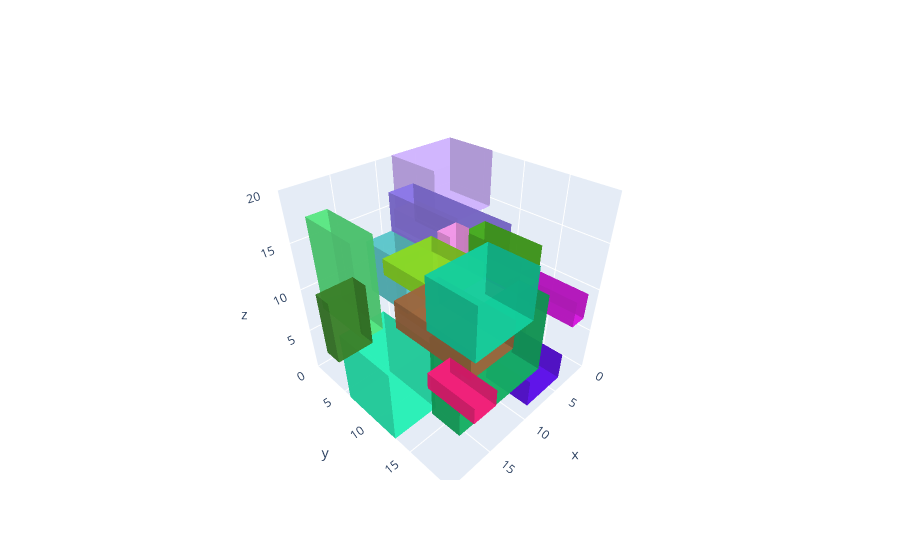

Here is the notebook cell this chart was saved with:
### Code cell
plot_configuration_3d_interactive(population[0], items)

### Figure 1 — Plotly figure (JSON) as saved in the notebook; plotly's stock layout.template omitted (floating-point values rounded to 4 significant figures)
{"data": [{"color": "#D515DE", "flatshading": true, "i": [7, 0, 0, 0, 4, 4, 6, 6, 4, 0, 3, 2], "j": [3, 4, 1, 2, 5, 6, 5, 2, 0, 1, 6, 3], "k": [0, 7, 2, 3, 6, 7, 1, 1, 5, 5, 7, 6], "name": "y", "opacity": 0.8, "showscale": false, "type": "mesh3d", "x": [0, 0, 2, 2, 0, 0, 2, 2], "y": [7, 19, 19, 7, 7, 19, 19, 7], "z": [6, 6, 6, 6, 9, 9, 9, 9]}, {"color": "#EED2B7", "flatshading": true, "i": [7, 0, 0, 0, 4, 4, 6, 6, 4, 0, 3, 2], "j": [3, 4, 1, 2, 5, 6, 5, 2, 0, 1, 6, 3], "k": [0, 7, 2, 3, 6, 7, 1, 1, 5, 5, 7, 6], "name": "y", "opacity": 0.8, "showscale": false, "type": "mesh3d", "x": [4, 4, 11, 11, 4, 4, 11, 11], "y": [3, 15, 15, 3, 3, 15, 15, 3], "z": [4, 4, 4, 4, 8, 8, 8, 8]}, {"color": "#CFB3FD", "flatshading": true, "i": [7, 0, 0, 0, 4, 4, 6, 6, 4, 0, 3, 2], "j": [3, 4, 1, 2, 5, 6, 5, 2, 0, 1, 6, 3], "k": [0, 7, 2, 3, 6, 7, 1, 1, 5, 5, 7, 6], "name": "y", "opacity": 0.8, "showscale": false, "type": "mesh3d", "x": [0, 0, 8, 8, 0, 0, 8, 8], "y": [0, 6, 6, 0, 0, 6, 6, 0], "z": [14, 14, 14, 14, 20, 20, 20, 20]}, {"color": "#D1A682", "flatshading": true, "i": [7, 0, 0, 0, 4, 4, 6, 6, 4, 0, 3, 2], "j": [3, 4, 1, 2, 5, 6, 5, 2, 0, 1, 6, 3], "k": [0, 7, 2, 3, 6, 7, 1, 1, 5, 5, 7, 6], "name": "y", "opacity": 0.8, "showscale": false, "type": "mesh3d", "x": [6, 6, 9, 9, 6, 6, 9, 9], "y": [1, 7, 7, 1, 1, 7, 7, 1], "z": [13, 13, 13, 13, 15, 15, 15, 15]}, {"color": "#5AC5C9", "flatshading": true, "i": [7, 0, 0, 0, 4, 4, 6, 6, 4, 0, 3, 2], "j": [3, 4, 1, 2, 5, 6, 5, 2, 0, 1, 6, 3], "k": [0, 7, 2, 3, 6, 7, 1, 1, 5, 5, 7, 6], "name": "y", "opacity": 0.8, "showscale": false, "type": "mesh3d", "x": [13, 13, 16, 16, 13, 13, 16, 16], "y": [6, 11, 11, 6, 6, 11, 11, 6], "z": [11, 11, 11, 11, 16, 16, 16, 16]}, {"color": "#5A0CE8", "flatshading": true, "i": [7, 0, 0, 0, 4, 4, 6, 6, 4, 0, 3, 2], "j": [3, 4, 1, 2, 5, 6, 5, 2, 0, 1, 6, 3], "k": [0, 7, 2, 3, 6, 7, 1, 1, 5, 5, 7, 6], "name": "y", "opacity": 0.8, "showscale": false, "type": "mesh3d", "x": [5, 5, 10, 10, 5, 5, 10, 10], "y": [15, 20, 20, 15, 15, 20, 20, 15], "z": [2, 2, 2, 2, 5, 5, 5, 5]}, {"color": "#8B77E7", "flatshading": true, "i": [7, 0, 0, 0, 4, 4, 6, 6, 4, 0, 3, 2], "j": [3, 4, 1, 2, 5, 6, 5, 2, 0, 1, 6, 3], "k": [0, 7, 2, 3, 6, 7, 1, 1, 5, 5, 7, 6], "name": "y", "opacity": 0.8, "showscale": false, "type": "mesh3d", "x": [8, 8, 11, 11, 8, 8, 11, 11], "y": [3, 15, 15, 3, 3, 15, 15, 3], "z": [14, 14, 14, 14, 18, 18, 18, 18]}, {"color": "#47AE1D", "flatshading": true, "i": [7, 0, 0, 0, 4, 4, 6, 6, 4, 0, 3, 2], "j": [3, 4, 1, 2, 5, 6, 5, 2, 0, 1, 6, 3], "k": [0, 7, 2, 3, 6, 7, 1, 1, 5, 5, 7, 6], "name": "y", "opacity": 0.8, "showscale": false, "type": "mesh3d", "x": [3, 3, 6, 6, 3, 3, 6, 6], "y": [8, 15, 15, 8, 8, 15, 15, 8], "z": [10, 10, 10, 10, 14, 14, 14, 14]}, {"color": "#25F0B5", "flatshading": true, "i": [7, 0, 0, 0, 4, 4, 6, 6, 4, 0, 3, 2], "j": [3, 4, 1, 2, 5, 6, 5, 2, 0, 1, 6, 3], "k": [0, 7, 2, 3, 6, 7, 1, 1, 5, 5, 7, 6], "name": "y", "opacity": 0.8, "showscale": false, "type": "mesh3d", "x": [15, 15, 20, 20, 15, 15, 20, 20], "y": [6, 13, 13, 6, 6, 13, 13, 6], "z": [0, 0, 0, 0, 8, 8, 8, 8]}, {"color": "#58E681", "flatshading": true, "i": [7, 0, 0, 0, 4, 4, 6, 6, 4, 0, 3, 2], "j": [3, 4, 1, 2, 5, 6, 5, 2, 0, 1, 6, 3], "k": [0, 7, 2, 3, 6, 7, 1, 1, 5, 5, 7, 6], "name": "y", "opacity": 0.8, "showscale": false, "type": "mesh3d", "x": [18, 18, 20, 20, 18, 18, 20, 20], "y": [4, 10, 10, 4, 4, 10, 10, 4], "z": [10, 10, 10, 10, 19, 19, 19, 19]}, {"color": "#F598E8", "flatshading": true, "i": [7, 0, 0, 0, 4, 4, 6, 6, 4, 0, 3, 2], "j": [3, 4, 1, 2, 5, 6, 5, 2, 0, 1, 6, 3], "k": [0, 7, 2, 3, 6, 7, 1, 1, 5, 5, 7, 6], "name": "y", "opacity": 0.8, "showscale": false, "type": "mesh3d", "x": [1, 1, 4, 4, 1, 1, 4, 4], "y": [2, 4, 4, 2, 2, 4, 4, 2], "z": [0, 0, 0, 0, 11, 11, 11, 11]}, {"color": "#3A8029", "flatshading": true, "i": [7, 0, 0, 0, 4, 4, 6, 6, 4, 0, 3, 2], "j": [3, 4, 1, 2, 5, 6, 5, 2, 0, 1, 6, 3], "k": [0, 7, 2, 3, 6, 7, 1, 1, 5, 5, 7, 6], "name": "y", "opacity": 0.8, "showscale": false, "type": "mesh3d", "x": [16, 16, 20, 20, 16, 16, 20, 20], "y": [3, 5, 5, 3, 3, 5, 5, 3], "z": [4, 4, 4, 4, 11, 11, 11, 11]}, {"color": "#8AD822", "flatshading": true, "i": [7, 0, 0, 0, 4, 4, 6, 6, 4, 0, 3, 2], "j": [3, 4, 1, 2, 5, 6, 5, 2, 0, 1, 6, 3], "k": [0, 7, 2, 3, 6, 7, 1, 1, 5, 5, 7, 6], "name": "y", "opacity": 0.8, "showscale": false, "type": "mesh3d", "x": [4, 4, 11, 11, 4, 4, 11, 11], "y": [1, 9, 9, 1, 1, 9, 9, 1], "z": [8, 8, 8, 8, 10, 10, 10, 10]}, {"color": "#13AE61", "flatshading": true, "i": [7, 0, 0, 0, 4, 4, 6, 6, 4, 0, 3, 2], "j": [3, 4, 1, 2, 5, 6, 5, 2, 0, 1, 6, 3], "k": [0, 7, 2, 3, 6, 7, 1, 1, 5, 5, 7, 6], "name": "y", "opacity": 0.8, "showscale": false, "type": "mesh3d", "x": [9, 9, 19, 19, 9, 9, 19, 19], "y": [17, 20, 20, 17, 17, 20, 20, 17], "z": [6, 6, 6, 6, 14, 14, 14, 14]}, {"color": "#9B653C", "flatshading": true, "i": [7, 0, 0, 0, 4, 4, 6, 6, 4, 0, 3, 2], "j": [3, 4, 1, 2, 5, 6, 5, 2, 0, 1, 6, 3], "k": [0, 7, 2, 3, 6, 7, 1, 1, 5, 5, 7, 6], "name": "y", "opacity": 0.8, "showscale": false, "type": "mesh3d", "x": [3, 3, 10, 10, 3, 3, 10, 10], "y": [1, 13, 13, 1, 1, 13, 13, 1], "z": [0, 0, 0, 0, 4, 4, 4, 4]}, {"color": "#13CE9D", "flatshading": true, "i": [7, 0, 0, 0, 4, 4, 6, 6, 4, 0, 3, 2], "j": [3, 4, 1, 2, 5, 6, 5, 2, 0, 1, 6, 3], "k": [0, 7, 2, 3, 6, 7, 1, 1, 5, 5, 7, 6], "name": "y", "opacity": 0.8, "showscale": false, "type": "mesh3d", "x": [6, 6, 14, 14, 6, 6, 14, 14], "y": [11, 17, 17, 11, 11, 17, 17, 11], "z": [8, 8, 8, 8, 14, 14, 14, 14]}, {"color": "#F91C7A", "flatshading": true, "i": [7, 0, 0, 0, 4, 4, 6, 6, 4, 0, 3, 2], "j": [3, 4, 1, 2, 5, 6, 5, 2, 0, 1, 6, 3], "k": [0, 7, 2, 3, 6, 7, 1, 1, 5, 5, 7, 6], "name": "y", "opacity": 0.8, "showscale": false, "type": "mesh3d", "x": [12, 12, 15, 15, 12, 12, 15, 15], "y": [12, 18, 18, 12, 12, 18, 18, 12], "z": [2, 2, 2, 2, 4, 4, 4, 4]}], "layout": {"scene": {"aspectmode": "cube", "aspectratio": {"x": 1, "y": 1, "z": 1}, "xaxis": {"range": [0, 20]}, "yaxis": {"range": [0, 20]}, "zaxis": {"range": [0, 20]}}}}
